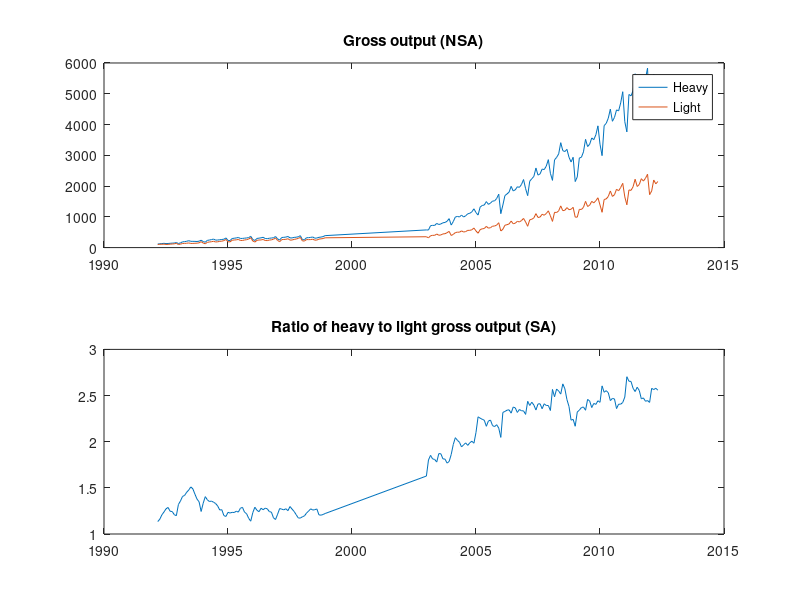
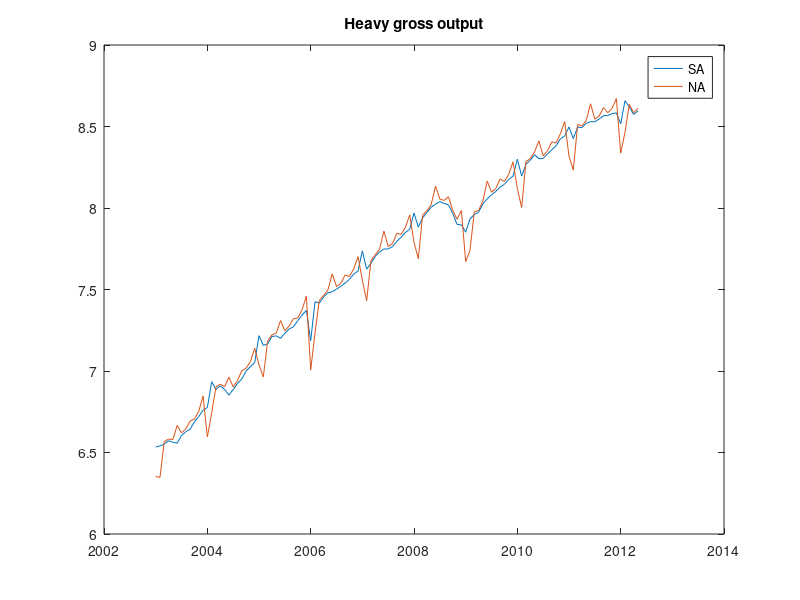

Reproduce these figures in MATLAB, in order.
if (1)  
  close all
  clear all
  clc
end
q_m = 12;  %Monthly data.
%******* Copied and pasted from DataRaw_InustryHeavyLight_kc.xlsx.
% 工业总产值:重工业	工业总产值:轻工业
% 国家/地区	中国	中国
% 频率	月, 月	月, 月
% 单位	十亿人民币	十亿人民币
% 数据来源	国家统计局	国家统计局
% 状况	继续	继续
% 代码	3639901 (CBEJ)	3639801 (CBEI)
% 函数说明		
% 开始日期	 3/1992	 3/1992
% 最后日期	 5/2012	 5/2012
% 最新更新时间	1/30/14	1/30/14
dataraw_grossoutput = [
   114.560	100.970
   125.080	107.800
   130.130	107.770
   139.190	112.440
   130.230	102.330
   133.540	103.710
   139.280	111.790
   144.960	116.580
   148.290	122.550
   164.760	137.550
   132.000	100.050
   152.910	112.590
   187.070	132.940
   193.170	136.230
   204.930	141.110
   224.580	152.110
   203.620	134.830
   203.470	136.650
   201.490	140.770
   198.560	144.060
   208.000	154.180
   239.080	192.170
   196.310	147.180
   174.777	124.404
   235.208	171.592
   245.618	181.671
   260.105	191.782
   276.112	205.319
   242.903	182.614
   245.938	188.627
   255.340	202.671
   263.789	208.791
   272.141	226.858
   313.686	263.603
   233.120	188.800
   229.620	187.140
   294.970	238.880
   304.140	246.730
   314.400	252.060
   328.600	265.570
   297.030	232.150
   298.200	231.410
   306.340	247.790
   313.100	256.690
   325.250	277.950
   365.550	321.000
   263.470	213.900
   231.130	179.120
   297.910	236.970
   306.670	246.960
   317.600	248.340
   334.470	264.850
   295.200	230.610
   289.720	227.630
   303.450	244.180
   311.600	251.920
   320.150	272.360
   358.030	309.450
   281.844	232.112
   246.071	192.829
   328.339	258.733
   333.778	264.546
   342.148	268.616
   361.062	288.237
   315.627	243.203
   312.934	246.496
   332.793	267.504
   336.934	278.747
   351.625	299.523
   386.803	329.949
   257.840	217.262
   255.079	213.245
   321.471	261.966
   322.973	258.732
   331.700	260.645
   344.548	273.546
   304.692	241.154
   311.624	245.091
   333.070	275.873
   342.497	284.470
   356.399	294.249
   388.942	318.287
   574.250	352.750
   571.080	316.940
   711.830	384.390
   722.150	398.240
   720.600	398.600
   786.000	441.730
   750.030	400.830
   769.410	411.650
   806.120	444.380
   816.960	451.050
   855.880	484.050
   940.870	526.950
   732.240	393.420
   846.280	429.600
   995.350	487.080
   1011.830	502.100
   996.500	499.750
   1055.610	543.220
   994.940	505.980
   1034.330	520.540
   1097.640	560.010
   1115.320	560.920
   1162.480	579.690
   1260.980	635.710
   1137.205	541.247
   1057.562	465.969
   1317.165	584.122
   1368.687	610.258
   1383.838	619.743
   1494.966	689.929
   1405.099	631.746
   1445.230	646.819
   1511.267	695.065
   1519.209	702.084
   1595.902	730.718
   1736.171	808.399
   1103.008	538.927
   1382.233	596.440
   1691.225	726.512
   1743.439	744.640
   1802.191	768.381
   1990.862	862.170
   1841.177	775.006
   1877.234	793.285
   1976.730	853.178
   1958.117	833.599
   2050.520	878.118
   2212.075	947.633
   1914.372	833.947
   1688.354	692.699
   2158.470	902.173
   2237.126	921.402
   2315.042	965.954
   2586.977	1103.891
   2355.178	977.820
   2395.987	993.859
   2552.343	1082.869
   2535.284	1051.614
   2647.702	1106.739
   2858.283	1194.919
   2414.164	1032.608
   2185.007	851.445
   2852.034	1146.845
   2930.868	1139.987
   3045.506	1194.835
   3410.031	1355.457
   3150.026	1199.321
   3122.254	1213.481
   3193.142	1299.919
   2935.081	1232.664
   2782.445	1245.848
   2935.282	1309.029
   2146.236	990.245
   2296.207	989.073
   2912.499	1243.686
   2934.933	1238.583
   3111.356	1309.518
   3518.500	1503.199
   3283.449	1335.750
   3360.491	1376.822
   3563.355	1503.615
   3507.536	1452.612
   3666.591	1525.207
   3956.880	1619.133
   3359.540	1384.640
   2988.430	1147.340
   3962.690	1562.830
   4037.500	1581.600
   4204.260	1661.060
   4500.560	1840.560
   4105.450	1662.900
   4230.480	1717.270
   4475.540	1897.340
   4442.130	1845.920
   4702.310	1954.100
   5065.940	2089.280
   4091.430	1647.320
   3760.800	1390.930
   4976.120	1874.310
   4930.640	1858.580
   5098.510	1977.320
   5649.970	2221.550
   5142.420	1985.340
   5239.320	2050.680
   5517.920	2239.450
   5348.880	2161.840
   5492.650	2252.940
   5832.470	2384.830
   4173.730	1720.550
   4744.960	1840.400
   5636.090	2197.590
   5342.400	2071.430
   5496.140	2148.570
];		
logYraw = log(dataraw_grossoutput);
		
mdates_nobreak = [(1992+2/12):(1/12):(2012+4/12)]';
mdates = [(1992+2/12):(1/12):(1998+11/12), (2003):(1/12):(2012+4/12)]';
nobs = size(dataraw_grossoutput,1);
if (length(mdates)~=nobs)
   error('Checking the length of mdates to match the data');
end   
%loc_breakdate = 83;  %Mannually counting by printing out [[1:length(mdates)]', mdates]
loc_breakdate = find(mdates==(2003));
Tm0 = loc_breakdate;
Tmend = length(mdates);
logY = logYraw([Tm0:Tmend],:) ;
if (1)
   figure;
   subplot(2,1,1);
   plot(mdates, dataraw_grossoutput);
   legend('Heavy','Light');
   title('Gross output (NSA)');
   subplot(2,1,2);
   plot(mdates, dataraw_grossoutput(:,1)./dataraw_grossoutput(:,2));
   title('Ratio of heavy to light gross output (SA)');
end

%=================================================
%========== Seasonally adjusted series ===========
%=================================================
%---$$## Setup 
nobs = size(logY,1);
timetrend = [1:nobs]';
constterm = ones(nobs,1);
nyears_max = ceil(nobs/q_m);
SeasDumMat = kron(ones(nyears_max,1),eye(q_m));
SeasDumMat = SeasDumMat(1:(size(SeasDumMat,1)-7),:);  %$$##
SeasDumMatTrunc = SeasDumMat(:,1:(q_m-1));
%--- Seasonally adjusting
Xright = [constterm timetrend SeasDumMatTrunc];
yleft = logY(:,1);
BetaOLS = regress(yleft,Xright);
BetaSeas = [BetaOLS(3:end) ; 0] - sum(BetaOLS(3:end))/q_m;
yleftSA = yleft - SeasDumMat*BetaSeas;
logheavy = yleftSA;

if (1)
   figure;
   %subplot(3,1,1);
   plot(mdates(Tm0:Tmend), [logheavy, logY(:,1)]);
   legend('SA','NA');
   title('Heavy gross output');
end



return;		
		
		
		
		
		


%1.  Industry identifier
%2.  capital/labor ratio 1 (TotalAssets/Employment)
%3.  capital/labor ratio 2 (Equity/Employment)
%4.  capital/labor ratio 3 (NetValueFixedInvest/Employment) (%)
%5.  rank by K/L1		
%6.  rank by K/L2		
%7.  rank by K/L3		
%8.  Gross Output Value		
%9.  Value added of industry				
%10. SOE share in industries (net value of fixed investment)
%11. SOE share in industries (revenue)		
%12. SOE share in industries (profit)		
%13. SOE share in industries (labor)		









SOE_KLraw = [
  1    17.33007033	6.893016306	741.46 	30	30	23	1235.97453	565.01581	0.947959398	0.81721203	1.411846384
  2    72.09425529	47.20231366	4824.99 	4	2	2	2084.89169	1438.4502	0.997446862	0.997967322	0.997952097
  3    20.07387141	9.844049248	591.35 	27	20	30	147.12705	53.04464	0.751208828	0.415870842	0.009891801
  4    17.92103935	8.050454087	661.96 	28	28	24	361.51971	126.04519	0.808483499	0.469271546	0.223938203
  5    17.43425682	7.495382586	759.15 	29	29	22	341.65889	118.35686	0.794232777	0.337765134	-0.275062937
  7    25.37418138	9.432860062	837.11 	19	22	19	3516.99677	761.86315	0.596331561	0.426426952	-3.698977037
  8    24.66997008	10.43633134	863.29 	21	18	18	1262.19227	344.55149	0.415821157	0.325503897	0.328278207
  9    37.97237817	16.96137435	1351.28 	14	11	11	1658.70477	585.77517	0.565755246	0.567440185	0.768017078
  10    149.4595935	93.2761527	3068.17 	1	1	4	1390.77071	892.05255	0.966291213	0.978521693	0.990478215
  11    16.71606056	6.172817628	607.40 	31	32	29	4529.81729	1117.11516	0.500936631	0.357366575	-0.558177111
  12    8.650783738	3.763005058	231.30 	36	35	35	2038.58728	505.97118	0.139434972	0.07320159	0.028048397
  13    9.179769104	3.69362287	225.73 	34	36	36	1197.92772	283.61168	0.184468104	0.054073021	-0.080787831
  14    15.06174957	6.562464265	609.23 	32	31	28	560.58243	132.89323	0.461585962	0.168966553	-0.274217325
  15    14.57510892	6.172191703	441.54 	33	33	33	318.3753	77.95628	0.187224242	0.081067078	-0.012554026
  16    31.58527493	12.19012116	1334.82 	15	15	12	1327.72741	355.55774	0.449741551	0.301538862	0.140505492
  17    24.84244581	11.6146878	960.47 	20	16	16	578.7574	197.93752	0.574828912	0.418162806	0.366716705
  18    9.095212709	4.117496535	249.08 	35	34	34	555.73983	140.20489	0.15455518	0.088404435	0.086466693
  19    76.1157341	35.17551411	3627.39 	3	4	3	2705.57905	590.24197	0.92438648	0.895409488	0.592679248
  20    38.3913071	16.68326681	1497.63 	13	12	10	4924.77764	1216.88385	0.761970918	0.53449717	-0.004926985
  21    40.48628808	19.09602565	1158.68 	12	9	13	1497.21998	514.86433	0.631791697	0.588858564	0.537390235
  22    51.26790794	20.73752263	2274.11 	8	8	7	975.27636	252.54643	0.71352037	0.574032105	0.508509873
  23    24.63901761	9.342137782	828.17 	22	23	20	780.30075	202.60647	0.501579259	0.360876949	-0.649934562
  24    22.80571616	9.970696452	770.66 	23	19	21	1623.40996	387.79628	0.246189592	0.135217958	0.077473461
  25    21.50376974	8.478818242	883.67 	25	26	17	3394.63641	1004.60314	0.502555253	0.350541976	-0.196888824
  26    56.6128008	23.07781476	2077.45 	6	7	8	4097.35531	1081.15324	0.903741601	0.76233889	0.491166489
  27    43.33872642	15.17087731	1568.35 	10	14	9	1793.14165	405.04222	0.755538778	0.538027088	0.288486723
  28    20.9489013	8.210762566	569.11 	26	27	31	2215.09088	540.7183	0.261021592	0.148325138	0.00078098
  29    26.0621676	9.267155273	617.69 	17	24	27	2693.90487	743.61468	0.625071944	0.445597372	0.03699365
  30    25.91713288	9.075742361	657.30 	18	25	25	1980.70927	515.72838	0.699308558	0.474709041	-0.246846653
  31    41.95358495	16.59857091	1013.57 	11	13	15	4659.31103	1193.14189	0.804611975	0.696739253	0.61394005
  32    29.608601	11.52061493	644.42 	16	17	26	4021.55093	1002.57376	0.390513519	0.233005259	0.127171093
  33    45.28290342	17.37621476	1049.99 	9	10	14	5830.96054	1347.95264	0.465749614	0.424228627	0.392013891
  34    22.8051832	9.544235925	519.07 	24	21	32	705.7281	180.46103	0.548974521	0.259847784	-0.092224466
  37    114.0953276	41.05641926	7277.50 	2	3	1	3996.90722	2161.81582	0.875674088	0.903370953	0.86249246
  38    62.2926156	32.83436853	2986.75 	5	5	5	131.27405	36.64043	0.961678754	0.848127874	1.007206484
  39    53.68810497	29.40804474	2889.93 	7	6	6	314.95437	146.31655	0.943485464	0.892891853	0.848391669
];
%1.  Industry identifier
%2.  capital/labor ratio 1 (TotalAssets/Employment)
%3.  capital/labor ratio 2 (Equity/Employment)
%4.  capital/labor ratio 3 (NetValueFixedInvest/Employment) (%)
%5.  rank by K/L1		
%6.  rank by K/L2		
%7.  rank by K/L3		
%8.  Gross Output Value		
%9.  Value added of industry				
%10. SOE share in industries (net value of fixed investment)
%11. SOE share in industries (revenue)		
%12. SOE share in industries (profit)		
%13. SOE share in industries (labor)	
denom = 100;	
nSample = size(SOE_KLraw,1);
valindus = SOE_KLraw(:,9);
KLratio = SOE_KLraw(:,4)/denom;
SOEshare = SOE_KLraw(:,10);

w4industries = valindus ./ sum(valindus); %weights
disp(' ');
disp('Weights by value added');
w4industries*100

disp(' ');
disp('**** Ranks by K/L ****');
SOE_KLraw(:,7)

disp('**** Unweighted correlation between KL ratio and SOEshare: ****');
corr(KLratio,SOEshare)
disp('**** Weighted correlation between KL ratio and SOEshare by value added: ****');
corr(w4industries.*KLratio, w4industries.*SOEshare)

figure;
plot(w4industries);
title('Weights for the industries.');

figure;
scatter(KLratio,SOEshare);
xlabel('Capital-labor ratio');
ylabel('SOE share (%)');


%=============== Plotting bar graphs and scatter.
sort_column = 4; %9.  Value added of industry %4.  capital/labor ratio 3 (NetValueFixedInvest/Employment) (%)
[~,indx_sort] = sort(SOE_KLraw(:,sort_column), 'ascend');
SOE_KLrawSortByKLRatio = SOE_KLraw(indx_sort,:);
SOEShareSortByKLRatio = SOE_KLrawSortByKLRatio(:,[1, 10, 4]);  %Identifier, SOE share, and K/L.
sort_column = 9; %9.  Value added of industry %4.  capital/labor ratio 3 (NetValueFixedInvest/Employment) (%)
[~,indx_sort2] = sort(SOE_KLraw(:,sort_column), 'descend');
SOE_KLrawSortByKLRatio2 = SOE_KLraw(indx_sort2,:);
SOEShareSortByKLRatio2 = SOE_KLrawSortByKLRatio2(:,[1, 10, 4]);  %Identifier, SOE share, and K/L.

nTop = 10; %floor(nSample*(1/4));
%--- Running quadratic regression
Yleft = SOEShareSortByKLRatio2(1:nTop,2).*100;
Xright = [ones(nTop,1), SOEShareSortByKLRatio2(1:nTop,3)/denom, (SOEShareSortByKLRatio2(1:nTop,3)/denom).^2];
Bcoefs = regress(Yleft,Xright);
XYfitted = [SOEShareSortByKLRatio2(1:nTop,3)/denom, Xright * Bcoefs];
[~,indx_sort_fitted] = sort(XYfitted(:,1),'ascend');

figure;
subplot(1,2,1);
barsize = 0.5;
barh(SOEShareSortByKLRatio(:,2).*100, barsize, 'r');
ylabel('Industry identifier');
xlabel('SOE share (%)');
ylim([0 nSample+1]);
set(gca,'YTick',1:1:nSample);
set(gca,'YTickLabel',num2cell(SOEShareSortByKLRatio(:,1)))
grid;
subplot(1,2,2);
symbolsize = 100;
h1 = scatter(SOEShareSortByKLRatio2(1:nTop,3)/denom, SOEShareSortByKLRatio2(1:nTop,2).*100,symbolsize,'o','MarkerFaceColor',[0,0,0],'MarkerEdgeColor','none');
hold on;
symbolsize = 50;
h2 = scatter(SOEShareSortByKLRatio2((nTop+1):nSample,3)/denom, SOEShareSortByKLRatio2((nTop+1):nSample,2).*100,symbolsize,'s','MarkerFaceColor',[0.5,0.5,0.5],'MarkerEdgeColor','none');
plot(XYfitted(indx_sort_fitted,1),XYfitted(indx_sort_fitted,2),'m-','LineWidth',1.2);
hold off;
%xlim([0 round(max(SOEShareSortByKLRatio2(:,3)))+1]);
%xlim([0 80]);
xlabel('Capital-labor ratio');
ylabel('SOE share (%)');
legend([h1,h2],{'Large value added','Small value added'},'Location','SouthEast');
print -depsc2 outfigpaper_soe_kl_industries1999.eps 
print -dpdf   outfigpaper_soe_kl_industries1999.pdf 

